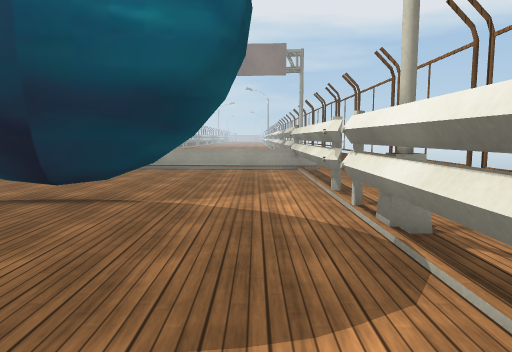
[1] (above)

16 first-person views from a walk through a 3-D level made in the Unity game engine. The camera is 1.3 m above the floor, tilts 6° down and sees 70° across. The floor is counted in squares, 1 m on a side. Each view is taken from the middle of a square. On the plan, view 1 faces up. The plan holds only what a view shows up to about 15 squares ahead; the rest is blank. The place goes on beyond the plan. The player character is not drawn. Some surface patterns are stand-ins.

[2]
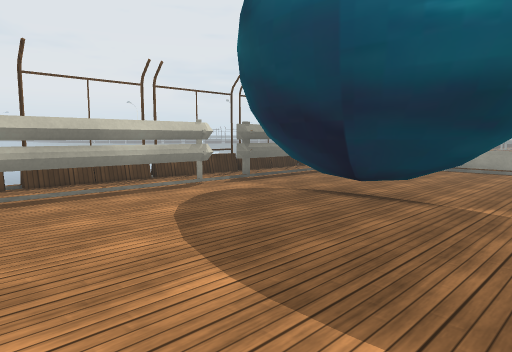

[3]
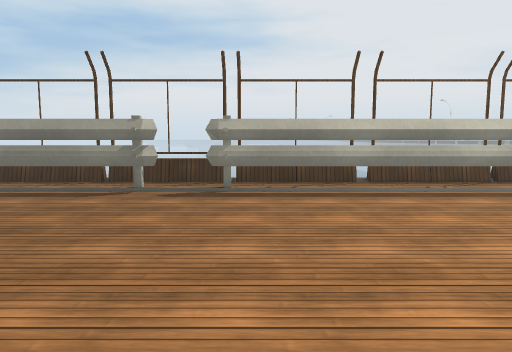

[4]
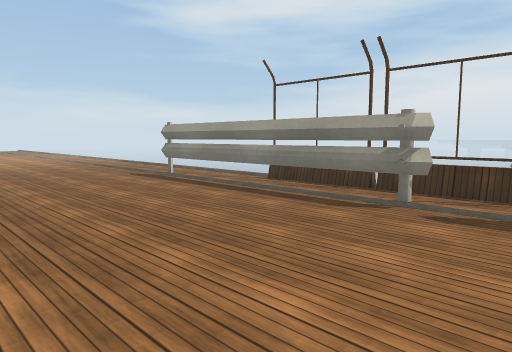

[5]
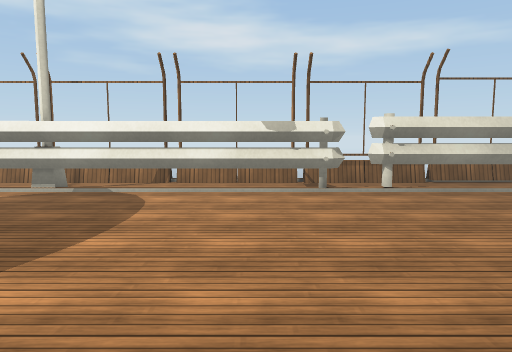

[6]
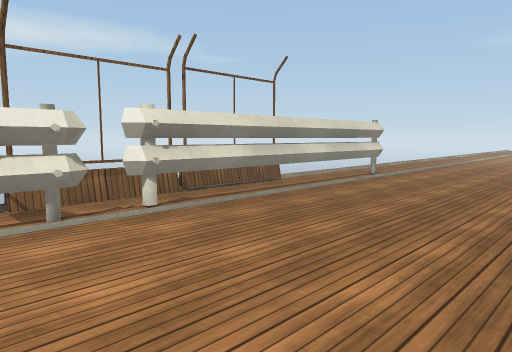

[7]
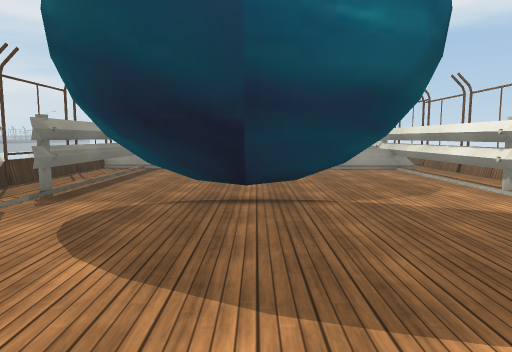

[8]
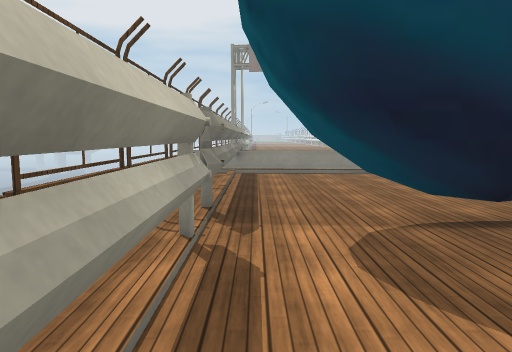

[9]
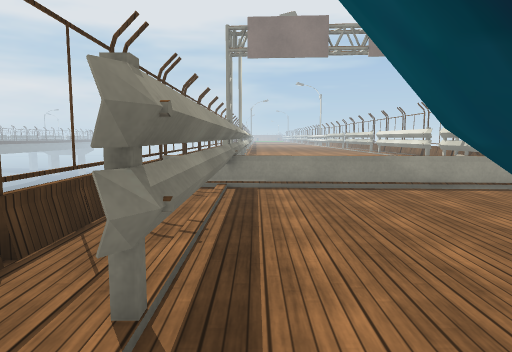

[10]
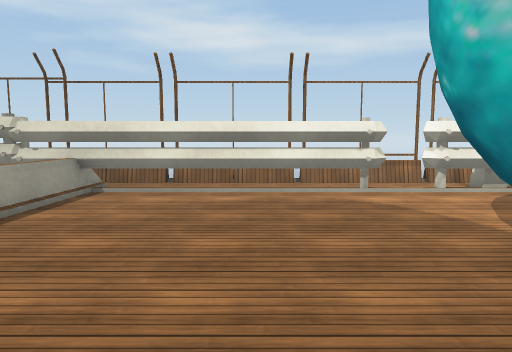

[11]
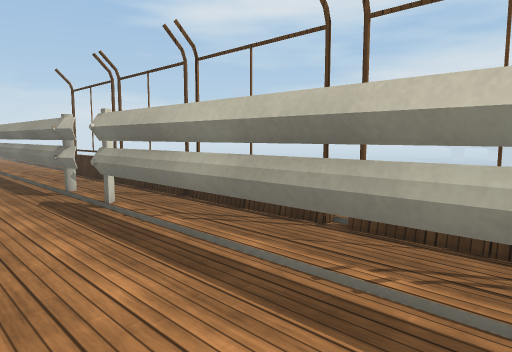

[12]
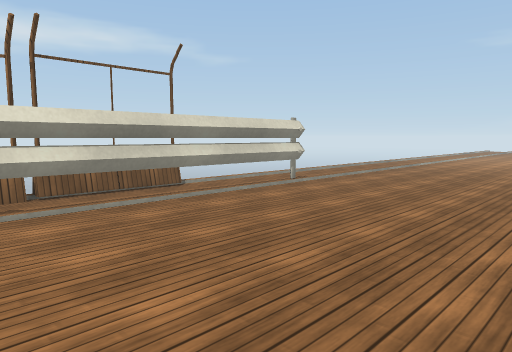

[13]
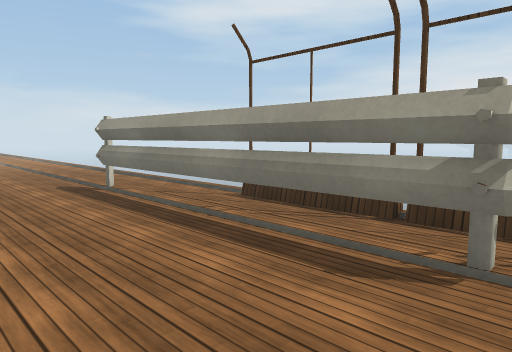

[14]
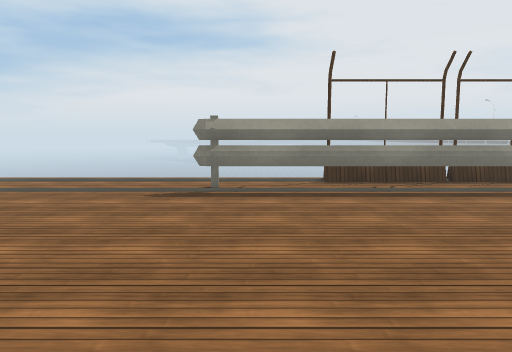

[15]
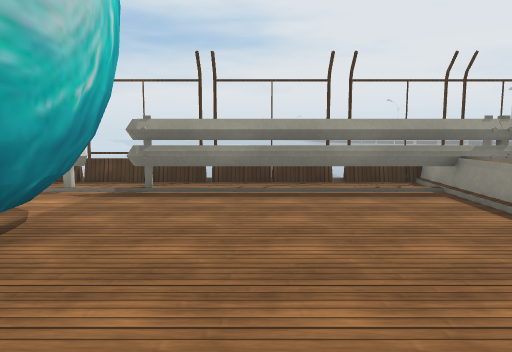

[16]
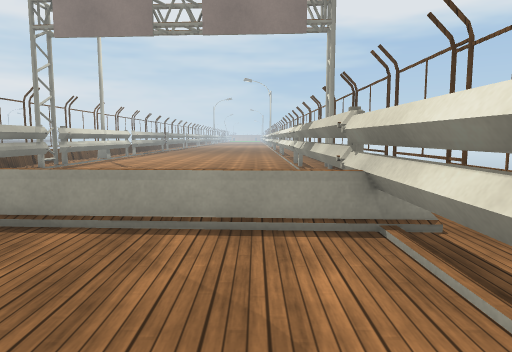

### Floor plan
Key: @ floor where view 1 was taken; # wall or solid block; x gap in a wall; . floor; = window, fence, low wall or low ledge; v drop or lower ground; T thing the floor can be seen under or through; O other object.
Columns run from 11 left of view 1 to 4 right of it. Each row starts with its distance up from view 1.
 16 O=#==========T.O
 15 O.T......====T.O
 14 #.T..........T.O
 13 x.T..........T.O
 12 O.T..........T.O
 11 #.T..........T.O
 10 x.T..........T.O
  9 O.T..........T.O
  8 O.x.TTTTTT...x.O
  7 O.x.TTTTTT...x.O
  6 x.T..........T.O
  5 O.T..........T.O
  4 #.T..........T.O
  3 O.T..........T.O
  2 x.T..........T.O
  1 O.T..........T.O
  0 #.T........@.T.O
 -1 O.T..........T.O
 -2 x.x..........x.O
 -3 O............x.O
 -4 #.T..........T.O
 -5 x.T..........T.O
 -6 O.T..........T.O
 -7 O.T..........T.O
 -8 O.T..........T.O
 -9 O.T..........T.O
-10 v.T..........T.v
-11 v.T..........T.v
-12 v.T............v
-13 v..............v
-14 v..............v
-15 v...... .......v

Where each view was taken, in squares from view 1:
view 1: 0 up, 0 right, facing up
view 2: 0 up, 0 right, facing up-left
view 3: 1 down, 0 right, facing left
view 4: 1 down, 2 left, facing down-left
view 5: 0 up, 7 left, facing right
view 6: 0 up, 4 left, facing down-right
view 7: 0 up, 4 left, facing up
view 8: 2 up, 8 left, facing up
view 9: 6 up, 8 left, facing up
view 10: 11 up, 7 left, facing right
view 11: 5 up, 6 left, facing down-left
view 12: 3 down, 5 left, facing down-right
view 13: 3 down, 5 left, facing down-left
view 14: 11 down, 0 right, facing left
view 15: 11 up, 0 right, facing left
view 16: 10 up, 0 right, facing up
